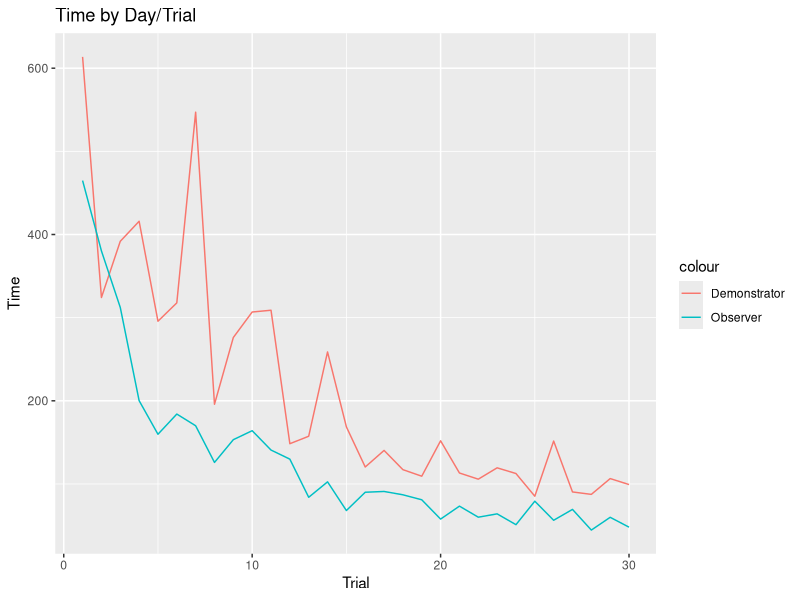
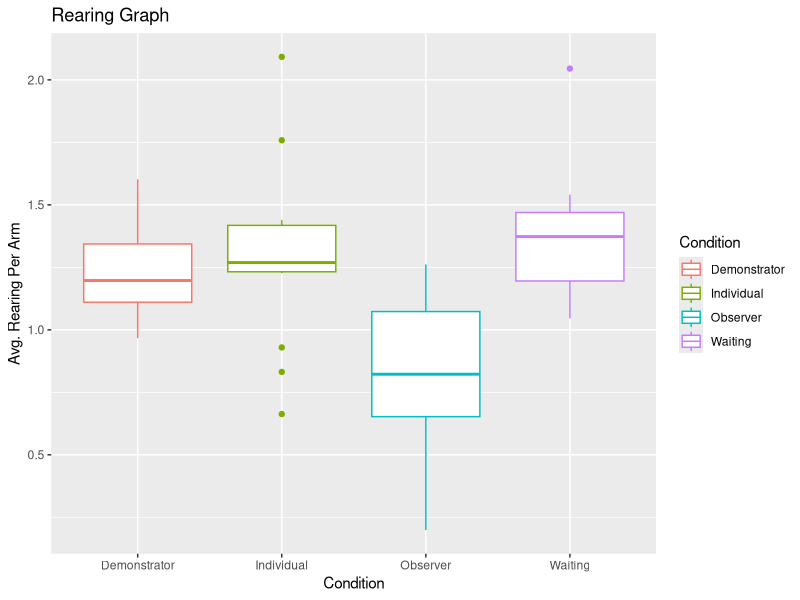

Recreate these plots in R, in order.
# Noah Fields
# Final Project
#Assignment 9

library(tidyverse)
library(ggplot2)
library(tidyr)

figOne <- read.csv("Takano_Time1.csv", stringsAsFactors = F)
timeData <- read.csv("Takano_Efficiency4+2.csv", stringsAsFactors = F)

#GRAPHING TIME


#Isolating the Data I Want
df <- data.frame(timeData$trial, timeData$Demo_time, timeData$OBS_time)
colnames(df) <- c("Trial", "Demonstrator_Time", "Observer_Time")

#Plotting the Time Data Per Day

ggplot(df, aes(x = Trial, y = Time)) + 
  geom_line(aes(y = Demonstrator_Time, col = "Demonstrator")) + 
  geom_line(aes(y = Observer_Time, col = "Observer")) + ggtitle("Time by Day/Trial")


#GRAPHING REARING
rearingData <- read.csv("Takano_Rearing5.csv")

ggplot(rearingData, aes(y = X5th, x = Condition, color = Condition)) + geom_boxplot() + ggtitle("Rearing Graph") + ylab("Avg. Rearing Per Arm")


#ANOVA OF WEEK 1+5 FOR ALL GROUPS

#1st week
summary(aov(X1st ~ Condition, data = figOne))
#5th week
summary(aov(X5th ~ Condition, data = figOne))


#T-TEST OF WEEK 1 FOR OBSERVER AND DEMONSTRATOR

ttestData <- figOne[1:28, ]

#1st week
t.test(X1st~Condition, data = ttestData)
#5th week
t.test(X5th~Condition, data = ttestData)
